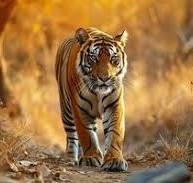
#> input picture image_processing_code/tiger.jpeg, 193 x 183 px, found by its file name
$ python image_pyramids.py
#> lines starting #> are read from the running program, lines starting #| are printed output that depends on the picture
import cv2

# Load image
image = cv2.imread('/home/wot-raj/image_processing_code/tiger.jpeg')
#> image is the input picture: shape (183, 193, 3); mean B, G, R 66.8, 117, 158.8

# Downscale using Gaussian Pyramid
lower_res = cv2.pyrDown(image)
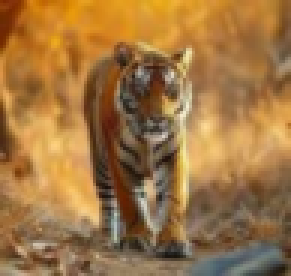
#> lower_res: shape (92, 97, 3) (shown 3 times larger); mean B, G, R 66.7, 117, 158.7

# Upscale back
higher_res = cv2.pyrUp(lower_res)
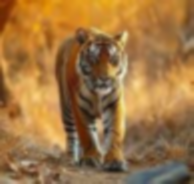
#> higher_res: shape (184, 194, 3); mean B, G, R 67, 117, 158.6

# Display results
cv2.imshow('Lower Resolution', lower_res)
cv2.imshow('Higher Resolution', higher_res)
cv2.waitKey(0)
cv2.destroyAllWindows()
